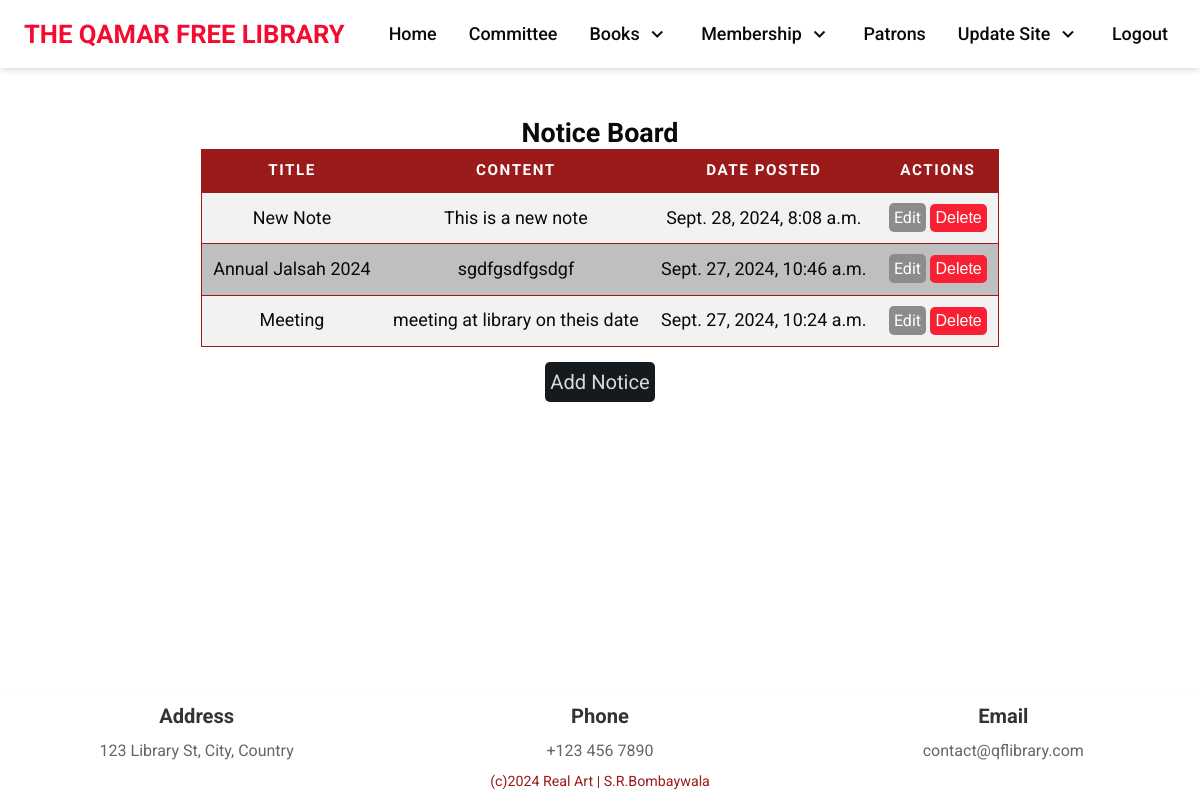
The app's page /notice-board/ (signed in) with its own data.
### qflapp/models.py (models this page shows, shortened)
class Notice(models.Model):
    title = models.CharField(max_length=200, blank=True, null=True)
    content = models.TextField(blank=True, null=True)
    date_posted = models.DateTimeField(default=timezone.now)

### qflapp/views.py (the view)
# urls.py: path('notice-board/', views.notice_board, name='notice-board'),
@login_required
def notice_board(request):
    notices = Notice.objects.all().order_by('-date_posted')
    return render(request, 'qflapp/notice_board.html', {'notices': notices})

### qflapp/templates/qflapp/notice_board.html (shortened to what this page needs)
{% extends 'qflapp/base.html' %}
{% load static %}
{% block content %}
<div class="notice-board-wrapper">
    <h2>Notice Board</h2>
    <table>
        <thead>
        <tr>
            <th scope="col">Title</th>
            <th scope="col">Content</th>
            <th scope="col">Date Posted</th>
            <th scope="col">Actions</th>
        </tr>
        </thead>
        <tbody>
        {% for notice in notices %}
        <tr>
            <td data-label="Title">{{ notice.title }}</td>
            <td data-label="Content">{{ notice.content }}</td>
            <td data-label="Date Posted">{{ notice.date_posted }}</td>
            <td data-label="Actions">
                <a class="edit-btn" href="{% url 'edit-notice' notice.id %}">Edit</a>
                <form action="{% url 'delete-notice' notice.id %}" method="POST" style="display:inline;" onsubmit="return confirm('Are you sure you want to delete this notice?');">
                    <button class="del-btn" type="submit">Delete</button>
                </form>
            </td>
        </tr>
        {% endfor %}
        </tbody>
    </table>
    <a class="add-notice" href="{% url 'add-notice' %}">Add Notice</a>
</div>
{% endblock %}

### qflapp/static/qflapp/css/styles.css (style rules this page uses)
:root { --color-white-100: #fff; --color-white-200: #f2f2f2; --color-white-300: #d9d9d9; --color-white-400: #bfbfbf; --color-white-500: #a6a6a6; --color-white-600: #8c8c8c; --color-black-100: #191f24; --color-black-200: #151a1e; --color-black-300: #111418; --color-black-400: #0d0f12; --color-black-500: #090a0c; --color-black-600: #040506; --color-blue-100: #fb3747; --color-blue-200: #f82032; --color-blue-300: #f40b32; --color-blue-400: #d2142d; --color-blue-500: #b41818; --color-blue-600: #9b1a1a; --text-tiny: clamp(0.84rem, calc(0.12vw + 0.8rem), 0.89rem); --text-small: clamp(0.93rem, calc(0.13vw + 0.91rem), 1rem); --text-base: clamp(1.05rem, calc(0.15vw + 1.01rem), 1.12rem); --text-medium: clamp(1.18rem, calc(0.17vw + 1.14rem), 1.26rem); --text-large: clamp(1.32rem, calc(0.19vw + 1.28rem), 1.41rem); --shadow-small: 0 1px 3px 0 rgba(0, 0, 0, 0.1), 0 1px 2px 0 rgba(0, 0, 0, 0.06); --shadow-medium: 0 4px 6px -1px rgba(0, 0, 0, 0.1), 0 2px 4px -1px rgba(0, 0, 0, 0.06); --shadow-large: 0 10px 15px -3px rgba(0, 0, 0, 0.1), 0 4px 6px -2px rgba(0, 0, 0, 0.05); }
*, *::before, *::after { padding: 0; margin: 0; list-style: none; list-style-type: none; text-decoration: none; box-sizing: border-box; -webkit-font-smoothing: antialiased; -moz-osx-font-smoothing: grayscale; text-rendering: optimizeLegibility; }
html { font-size: 100%; font-style: normal; scroll-behavior: smooth; height: -webkit-fill-available; }
body { font-family: "Roboto", system-ui, ui-sans-serif, sans-serif; font-size: var(--text-base); font-weight: 400; line-height: 1.5; color: var(--color-black-500); background-color: var(--color-white-100); }
html, body { height: 100%; margin: 0; display: flex; flex-direction: column; }
a, button { cursor: pointer; user-select: none; white-space: nowrap; border: none; outline: none; color: inherit; background: none; }
h1, h2, h3, h4, h5 { line-height: 1.15; text-wrap: balance; word-wrap: break-word; }
.notice-board-wrapper, .add-notice-wrapper, .edit-notice-wrapper, .login-wrapper { padding: 3rem 1.5rem; display: flex; justify-content: center; align-items: center; flex-direction: column; }
.edit-btn { color: var(--color-white-100); font-size: var(--text-small); background-color: var(--color-white-600); padding: 5px; border-radius: 5px; }
.del-btn { color: var(--color-white-100); font-size: var(--text-small); background-color: var(--color-blue-200); padding: 5px; border-radius: 5px; }
.add-notice, .save-notice, .save-changes, .login-btn { font-size: var(--text-medium); background-color: var(--color-black-200); color: var(--color-white-300); padding: 5px; margin-top: 15px; border-radius: 5px; }
table { border: 1px solid #ccc; border-collapse: collapse; margin: 0; padding: 0; width:auto; table-layout: fixed; }
table tr { background-color: var(--color-white-200); border: 1px solid var(--color-blue-600); padding: .35em; }
tr:nth-of-type(even) { background-color:var(--color-white-400); }
table th, table td { padding: .625em; text-align: center; }
table th { background-color: var(--color-blue-600); font-size: .85em; letter-spacing: .1em; text-transform: uppercase; color: var(--color-white-100); }

### records on screen
Notice: title "New Note", content "This is a new note", date_posted "Sept. 28, 2024, 8:08 a.m."
Notice: title "Annual Jalsah 2024", content "sgdfgsdfgsdgf", date_posted "Sept. 27, 2024, 10:46 a.m."
Notice: title "Meeting", content "meeting at library on theis date", date_posted "Sept. 27, 2024, 10:24 a.m."
